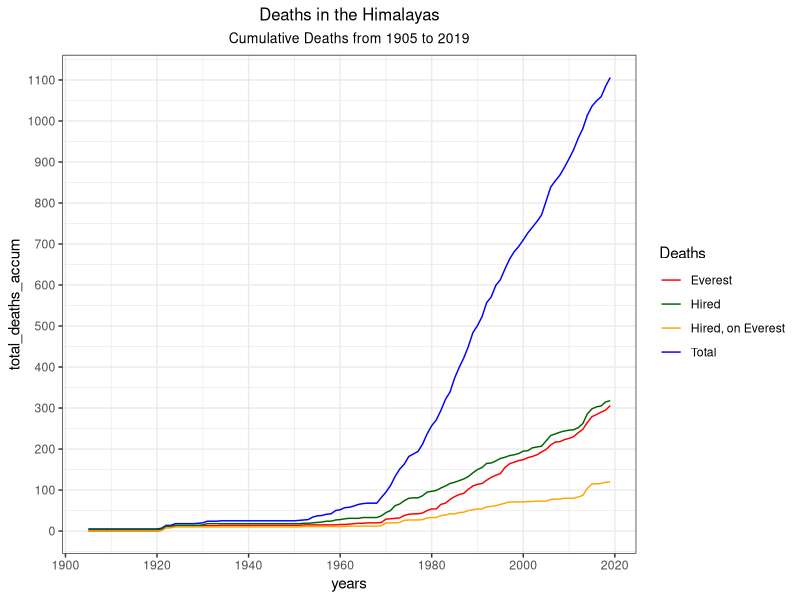
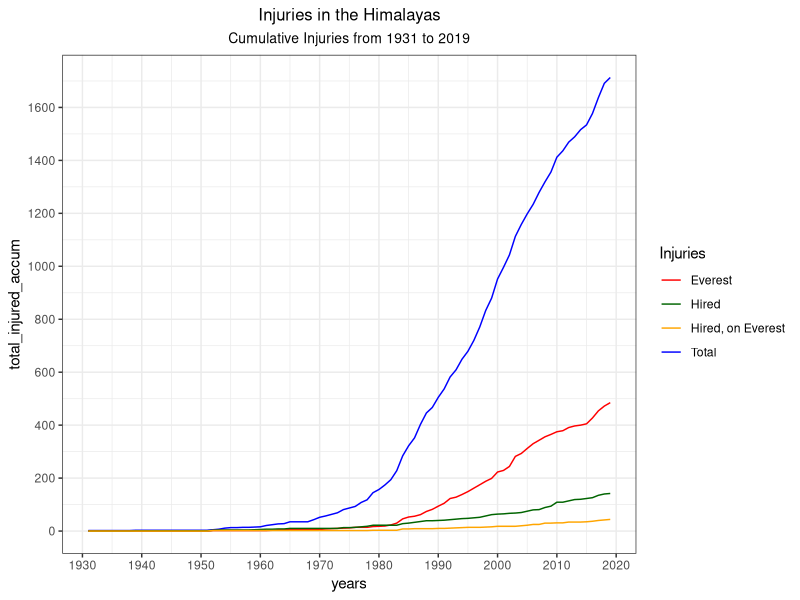
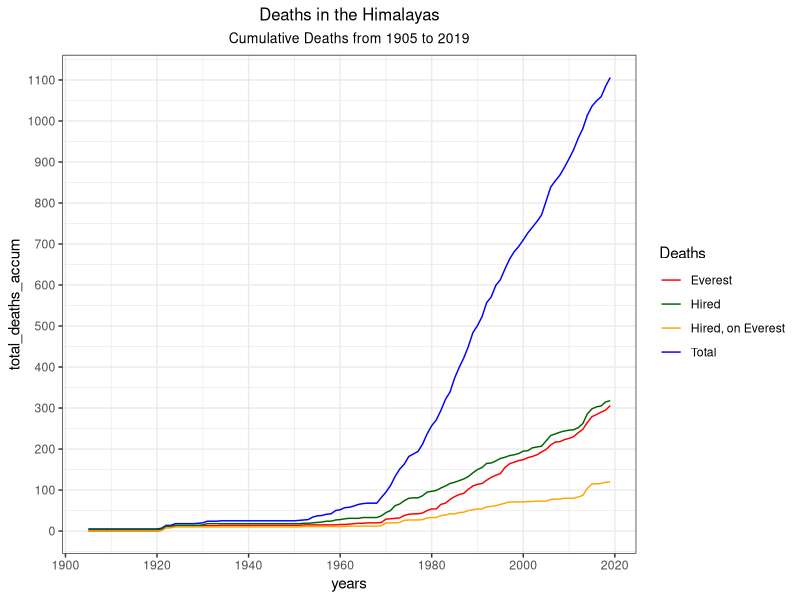
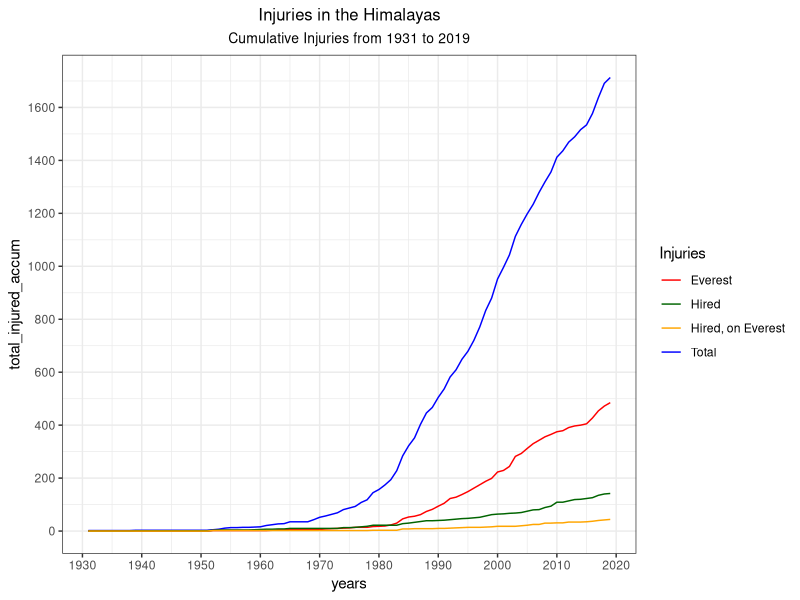

Write the R code that produced these figures, in order.
## ---- chunk 1
knitr::opts_chunk$set(echo = TRUE)

library(tidyverse)
library(ggplot2)
## ---- chunk 2

deaths <- read.csv('./deaths.csv', header=TRUE)
injuries <- read.csv('./injuries.csv', header=TRUE)

## ---- chunk 3
ggplot(deaths) + 
  geom_line(mapping=aes(x=years, y=total_deaths_accum, colour="Total")) +
  geom_line(aes(x=years, y=total_deaths_everest_accum, colour="Everest")) +
  geom_line(aes(x=years, y=total_deaths_hired_accum, colour="Hired")) +
  geom_line(aes(x=years, y=total_deaths_hired_everest_accum, colour="Hired, on Everest")) +
  theme_bw() + 
  labs(title = "Deaths in the Himalayas", 
       subtitle = "Cumulative Deaths from 1905 to 2019") +
  theme(
    plot.title = element_text(hjust = 0.5, size = 12),    # Center title position and size
    plot.subtitle = element_text(hjust = 0.5, size=10),            # Center subtitle
    plot.caption = element_text(hjust = 0, face = "italic") # move caption to the left
  ) +
  scale_color_manual(values = c(
    'Total' = 'blue',
    'Everest' = 'red',
    'Hired' = 'darkgreen',
    'Hired, on Everest' = 'orange')) +
  labs(color = 'Deaths') +
  scale_y_continuous(breaks=seq(0,1200,100)) +
  scale_x_continuous(breaks=seq(1900,2020,20))

ggsave(filename="deaths_cumulative.png", width=12, height=9, dpi=300, bg='white')

## ---- chunk 4
ggplot(injuries) + 
  geom_line(mapping=aes(x=years, y=total_injured_accum, colour="Total")) +
  geom_line(aes(x=years, y=total_injured_everest_accum, colour="Everest")) +
  geom_line(aes(x=years, y=total_injured_hired_accum, colour="Hired")) +
  geom_line(aes(x=years, y=total_injured_hired_everest_accum, colour="Hired, on Everest")) +
  theme_bw() + 
  labs(title = "Injuries in the Himalayas", 
       subtitle = "Cumulative Injuries from 1931 to 2019") +
  theme(
    plot.title = element_text(hjust = 0.5, size = 12),    # Center title position and size
    plot.subtitle = element_text(hjust = 0.5, size=10),            # Center subtitle
    plot.caption = element_text(hjust = 0, face = "italic") # move caption to the left
  ) +
  scale_color_manual(values = c(
    'Total' = 'blue',
    'Everest' = 'red',
    'Hired' = 'darkgreen',
    'Hired, on Everest' = 'orange')) +
  labs(color = 'Injuries') +
  scale_y_continuous(breaks=seq(0,2000,200)) +
  scale_x_continuous(breaks=seq(1930,2020,10))
  
ggsave(filename="injuries_cumulative.png", width=12, height=9, dpi=300, bg='white')
